Frame 1 (no input): blank canvas, image omitted
Frame 60 (the mouse pressed at the canvas centre just before this capture): blank canvas, image omitted
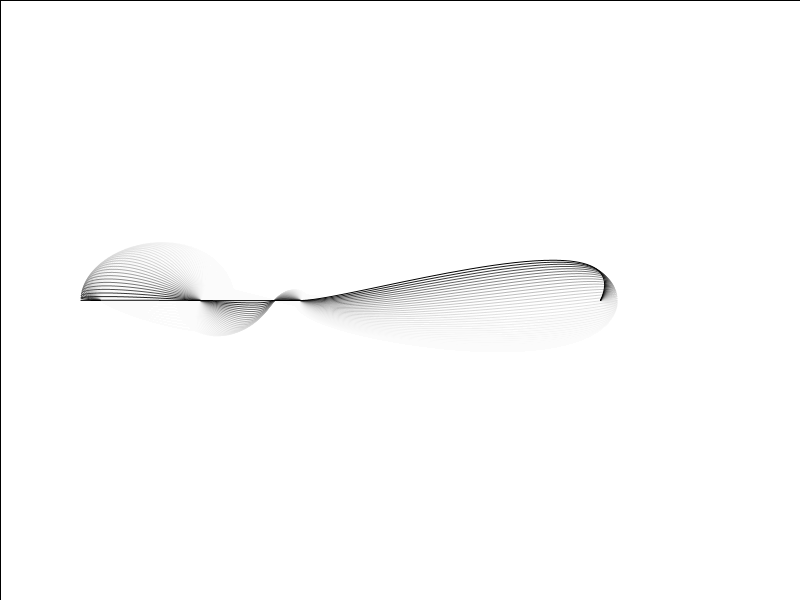
Frame 120 (the mouse held since frame 60 and released just before this capture)

The Processing sketch whose frames 1 and 60 were blank and that drew this single picture after the mouse press (run headless with seeded random() and noise(); from frame 60 on, the mouse is pressed at the canvas centre):

// Processing sketch: processing_5374
// ── processing_5374.pde


//left-click with the mouse at different places, try the right mousebutton to restart
//- key and + key control, if the lines vanish or not
void setup() 
{
  size(800, 600);
  background(255);
  smooth();

}

float x1=100,x2=200,x3=300,x4=600;
float y1=300,y2=300,y3=300,y4=300;
float cx1,cx2,cx3,cx4;
float cy1,cy2,cy3,cy4;
float r1=50,r2=100,r3=50,r4=100;
float t1=1,t2=1,t3=1,t4=-1;
float mx=20,my=20;
float fakt=2*PI/100;
int z1=1,z2=1,z3=1,i=-1,trans=30;

// beim Lösen der Maustaste werden Startbedingungen neu gesetzt
void mouseReleased(){
  mx=(-400+mouseX)/4;//abhängig von Mausposition verschieben sich die Ankerpunkte
  my=(-300+mouseY)/3;
  x1=200.0-2*mx;
  y1=300.0-my;
  x2=333.0+mx+random(-30,30);
  y2=300.0+my+random(-30,30);
  x3=466.0+mx+random(-30,30);
  y3=300.0+my+random(-30,30);
  x4=600.0+2*mx;
  y4=300.0+my;
  // r und t bestimmen (in Polarkoordinaten) die Kontrollpunkte
  r1=random(0,300);
  r2=random(0,300);
  r3=random(0,300);
  r4=random(0,300);
  t1=random(0,2*PI);
  t2=random(0,2*PI);
  t3=random(0,2*PI);
  t4=random(0,2*PI);

  stroke(random(150,180),random(80,100),random(10,70));
}

// die + und die -Taste steuern die Stärke der Löschung alter Linien
void keyPressed(){
  if(key=='+'){
    trans=trans+1;
    constrain(trans,0,255);
  } 
  if(key=='-'){
    trans=trans-1;
    if(trans<0){
      trans=0;
    }
  }
}

void draw() 
{ 
  if (mousePressed==true){
    //solange Maustaste gedrückt werden die Linien mit ständig veränderten Paramtern gezeichnet
    //Schrittweite ist ein Hundertstelkreis - 2*Pi/100
    //z ist  1 oder -1 und bestimmt, wie sich die Kontrollpunkte drehen


    i=i+1;
    if(i>100){
      i=-1;  
    }
    fill(255,trans);
    rect(0,0,800,600);//Verschwinden lassen der alten Linien
    //Unmsetzen auf kartesische Koordinaten

    cx1=r1*sin(t1+z2*i*fakt);
    cy1=r1*cos(t1+z2*i*fakt);
    cx2=r2*sin(t2+z1*i*fakt);
    cy2=r2*cos(t2+z1*i*fakt);
    cx3=r3*sin(t3+z2*i*fakt);
    cy3=r3*cos(t3+z2*i*fakt);
    cx4=r4*sin(t4+z3*i*fakt);
    cy4=r4*cos(t4+z3*i*fakt);
    // println(z1+" "+z2+" "+z3);


    // drei Einzelkurven, die wegen genau entgegengesetzer Kontrollpunkte
    // ohne Knick zusammen passen

    noFill();
    bezier(x1,y1,x1+cx1,y1+cy1,x2+cx2,y2+cy2,x2,y2);
    bezier(x2,y2,x2-cx2,y2-cy2,x3+cx3,y3+cy3,x3,y3);
    bezier(x3,y3,x3-cx3,y3-cy3,x4+cx4,y4+cy4,x4,y4);

    //bei Rechtsclick wird die Zeichenfläche gelöscht
    if (mouseButton==RIGHT){
      fill(255);
      rect(0,0,800,600);
      i=0;

      //außerdem werden die z-Werte neu auf 1 oder -1 gesetzt,
      // die bestimmten, wie herum die Kontrollpunkte wandern.
      //die etwas umständliche Form mit "if" vermeidet Probleme mit
      //int-float-Umwandlungen
      z1=int(random(0,2));
      if(z1==0){
        z1=1;
      }
      else{
        z1=-1;
      }
      z2=int(random(0,2));
      if(z2==0){
        z2=1;
      }
      else{
        z2=-1;
      }
      z3=int(random(0,2));
      if(z3==0){
        z3=1;
      }
      else{
        z3=-1;
      }
    }
  }
}
